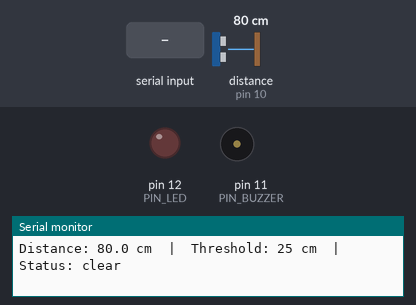
Bench run of a sketch on a simulated Arduino Uno, built with avr-gcc and run on an emulated ATmega328P. Parts: output pins drawn as LEDs (lit = HIGH), buzzer (waves = sounding), the last lines printed to the serial monitor. Wiring (from diagram.json): ultrasonic range finder: trigger pin 9; echo pin 10. The inputs (shaded band) are chosen by the test bench; at power-on: distance to the obstacle (sensor on pin 10) 80 cm. The echo pulse lasts 58.3 µs per cm; EEPROM starts erased; pins used as bus, display or sensor lines are not drawn.

Above: at 1.2 s.
1.3 s: distance to the obstacle (sensor on pin 10) set to 2 cm
At 1.63 s:
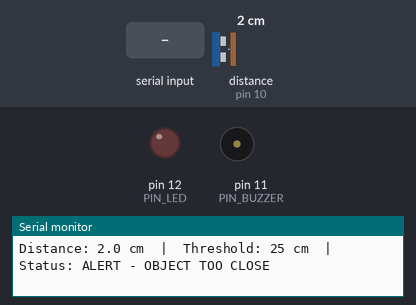
4.3 s: distance to the obstacle (sensor on pin 10) set to 18 cm
At 4.52 s:
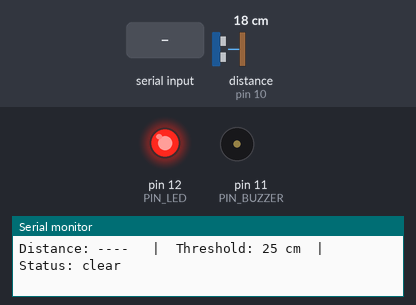
7.3 s: "5\n" received over Serial
At 7.8 s:
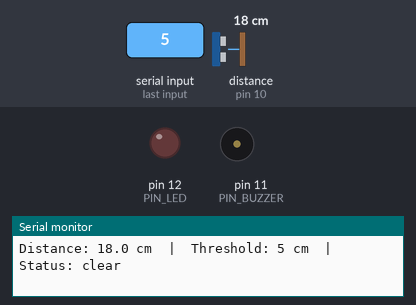
Timing chart, 0 to 10.3 s (numbered marks = the images above; inputs shaded):
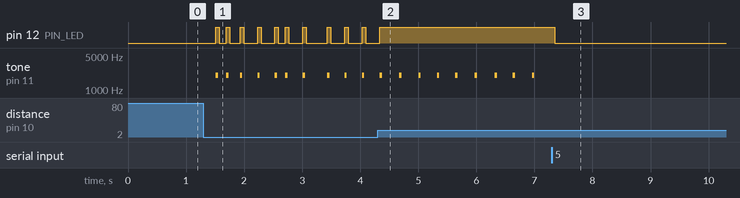

The sketch:

distance_alert.ino
```cpp
/*
 * Automatic Distance Alert System
 * ------------------------------------------------------------
 * Hardware : Arduino Uno + HC-SR04 ultrasonic sensor + LED + piezo buzzer
 *
 * Features
 *   - Measures distance to the nearest object in front of the sensor
 *   - Turns an LED + buzzer ON inside a configurable threshold, OFF outside it
 *   - Threshold is configurable at runtime over the Serial Monitor and is
 *     remembered across resets (stored in EEPROM)
 *   - Median-of-3 filtering rejects the stray readings ultrasonic sensors give
 *   - Hysteresis stops the alert from flickering when an object sits exactly
 *     on the threshold
 *   - Buzzer beeps faster as the object gets closer (proximity feedback)
 *   - Fully non-blocking: no delay() in loop(), everything is millis()-timed
 *
 * Serial commands (9600 baud, Newline ending)
 *   T25   or   25    -> set threshold to 25 cm
 *   ?                -> print current status
 *
 * Wiring
 *   HC-SR04 VCC -> 5V      HC-SR04 GND  -> GND
 *   HC-SR04 TRIG-> D9      HC-SR04 ECHO -> D10
 *   Buzzer +    -> D11     Buzzer -     -> GND
 *   LED anode   -> D12 via 220R resistor, LED cathode -> GND
 */

#include <EEPROM.h>

/* ---------------- Pin map ---------------- */
const uint8_t PIN_TRIG   = 9;
const uint8_t PIN_ECHO   = 10;
const uint8_t PIN_BUZZER = 11;
const uint8_t PIN_LED    = 12;

/* ---------------- Tunable constants ---------------- */
const uint16_t MEASURE_INTERVAL_MS = 60;     // how often we ping
const uint16_t PRINT_INTERVAL_MS   = 250;    // how often we print to serial
const uint16_t ECHO_TIMEOUT_US     = 25000;  // ~4.3 m round trip
const float    HYSTERESIS_CM       = 2.0;    // anti-flicker band
const float    MIN_VALID_CM        = 2.0;    // HC-SR04 spec minimum
const float    MAX_VALID_CM        = 400.0;  // HC-SR04 spec maximum
const uint16_t BUZZER_FREQ_HZ      = 2000;
const uint16_t BEEP_MS             = 40;
const uint16_t BEEP_FAST_MS        = 70;     // beep gap at point-blank range
const uint16_t BEEP_SLOW_MS        = 450;    // beep gap at the threshold
const int      DEFAULT_THRESHOLD   = 25;     // cm
const int      EEPROM_ADDR         = 0;

/* ---------------- State ---------------- */
int   thresholdCm = DEFAULT_THRESHOLD;
bool  alertOn     = false;
float distanceCm  = -1.0;                    // -1 means "out of range"

unsigned long tLastMeasure = 0;
unsigned long tLastPrint   = 0;
unsigned long tLastBeep    = 0;

char    cmdBuf[16];
uint8_t cmdLen = 0;

/* ---------------- Setup ---------------- */
void setup() {
  pinMode(PIN_TRIG, OUTPUT);
  pinMode(PIN_ECHO, INPUT);
  pinMode(PIN_LED, OUTPUT);
  pinMode(PIN_BUZZER, OUTPUT);
  digitalWrite(PIN_TRIG, LOW);

  Serial.begin(9600);

  int saved;
  EEPROM.get(EEPROM_ADDR, saved);
  if (saved >= (int)MIN_VALID_CM && saved <= (int)MAX_VALID_CM) {
    thresholdCm = saved;                     // restore last used threshold
  }

  Serial.println(F("=== Automatic Distance Alert System ==="));
  Serial.println(F("Commands:  T<cm> set threshold   |   ?  status"));
  Serial.print(F("Active threshold: "));
  Serial.print(thresholdCm);
  Serial.println(F(" cm"));
  Serial.println();
}

/* ---------------- Sensor ---------------- */

// One ultrasonic ping. Returns distance in cm, or -1.0 if invalid/out of range.
float pingOnce() {
  digitalWrite(PIN_TRIG, LOW);
  delayMicroseconds(2);
  digitalWrite(PIN_TRIG, HIGH);
  delayMicroseconds(10);
  digitalWrite(PIN_TRIG, LOW);

  unsigned long echoUs = pulseIn(PIN_ECHO, HIGH, ECHO_TIMEOUT_US);
  if (echoUs == 0) return -1.0;              // timed out, nothing in range

  // Speed of sound ~343 m/s = 0.0343 cm/us; halve it for the return trip.
  float cm = (echoUs * 0.0343) / 2.0;
  if (cm < MIN_VALID_CM || cm > MAX_VALID_CM) return -1.0;
  return cm;
}

// Median of three pings: one bad sample can no longer move the output.
float readDistance() {
  const float INVALID = MAX_VALID_CM + 1.0;  // sorts to the top
  float s[3];
  for (uint8_t i = 0; i < 3; i++) {
    float v = pingOnce();
    s[i] = (v < 0) ? INVALID : v;
    delayMicroseconds(3000);                 // let the echo die down
  }
  // tiny sorting network for 3 elements
  if (s[0] > s[1]) { float t = s[0]; s[0] = s[1]; s[1] = t; }
  if (s[1] > s[2]) { float t = s[1]; s[1] = s[2]; s[2] = t; }
  if (s[0] > s[1]) { float t = s[0]; s[0] = s[1]; s[1] = t; }

  return (s[1] >= INVALID) ? -1.0 : s[1];
}

/* ---------------- Alert logic ---------------- */

// Hysteresis: trip at the threshold, release only once the object has moved
// HYSTERESIS_CM beyond it. Prevents chattering at the boundary.
void updateAlert() {
  if (distanceCm < 0) {                      // nothing detected
    alertOn = false;
  } else if (!alertOn && distanceCm <= thresholdCm) {
    alertOn = true;
  } else if (alertOn && distanceCm > thresholdCm + HYSTERESIS_CM) {
    alertOn = false;
  }

  digitalWrite(PIN_LED, alertOn ? HIGH : LOW);
}

void updateBuzzer(unsigned long now) {
  if (!alertOn) {
    noTone(PIN_BUZZER);
    return;
  }
  // Closer object -> shorter gap between beeps.
  long gap = map((long)distanceCm,
                 (long)MIN_VALID_CM, (long)thresholdCm,
                 BEEP_FAST_MS, BEEP_SLOW_MS);
  gap = constrain(gap, BEEP_FAST_MS, BEEP_SLOW_MS);

  if (now - tLastBeep >= (unsigned long)gap) {
    tLastBeep = now;
    tone(PIN_BUZZER, BUZZER_FREQ_HZ, BEEP_MS);   // non-blocking
  }
}

/* ---------------- Serial ---------------- */
void printStatus() {
  Serial.print(F("Distance: "));
  if (distanceCm < 0) Serial.print(F("---- "));
  else { Serial.print(distanceCm, 1); Serial.print(F(" cm")); }

  Serial.print(F("  |  Threshold: "));
  Serial.print(thresholdCm);
  Serial.print(F(" cm  |  Status: "));
  Serial.println(alertOn ? F("ALERT - OBJECT TOO CLOSE") : F("clear"));
}

void setThreshold(int cm) {
  if (cm < (int)MIN_VALID_CM || cm > (int)MAX_VALID_CM) {
    Serial.print(F("Rejected: threshold must be 2-400 cm. Got "));
    Serial.println(cm);
    return;
  }
  thresholdCm = cm;
  EEPROM.put(EEPROM_ADDR, thresholdCm);      // .put only writes changed bytes
  Serial.print(F(">> Threshold set to "));
  Serial.print(thresholdCm);
  Serial.println(F(" cm (saved)"));
}

void handleCommand(char *cmd) {
  while (*cmd == ' ') cmd++;
  if (*cmd == '?')                 { printStatus(); return; }
  if (*cmd == 'T' || *cmd == 't')  { setThreshold(atoi(cmd + 1)); return; }
  if (isdigit((unsigned char)*cmd)){ setThreshold(atoi(cmd));     return; }
  Serial.println(F("Unknown command. Use T<cm> or ?"));
}

void readSerial() {
  while (Serial.available()) {
    char c = (char)Serial.read();
    if (c == '\n' || c == '\r') {
      if (cmdLen) { cmdBuf[cmdLen] = '\0'; handleCommand(cmdBuf); cmdLen = 0; }
    } else if (cmdLen < sizeof(cmdBuf) - 1) {
      cmdBuf[cmdLen++] = c;
    }
  }
}

/* ---------------- Main loop (non-blocking) ---------------- */
void loop() {
  unsigned long now = millis();

  readSerial();

  if (now - tLastMeasure >= MEASURE_INTERVAL_MS) {
    tLastMeasure = now;
    distanceCm = readDistance();
    updateAlert();
  }

  updateBuzzer(now);

  if (now - tLastPrint >= PRINT_INTERVAL_MS) {
    tLastPrint = now;
    printStatus();
  }
}
```

Measured:
- after the input at 1.3 s, tone on pin 11 (PIN_BUZZER): plays 2000 Hz for 0.04 s, 2000 Hz for 0.04 s, 2000 Hz for 0.04 s, 2000 Hz for 0.04 s, 2000 Hz for 0.04 s, 2000 Hz for 0.04 s … (10 notes in this stretch), starting after 0.21 s
- after the input at 7.3 s, pin 12 (PIN_LED): HIGH → LOW after 0.05 s; tone on pin 11 (PIN_BUZZER): stops changing and stays silent
